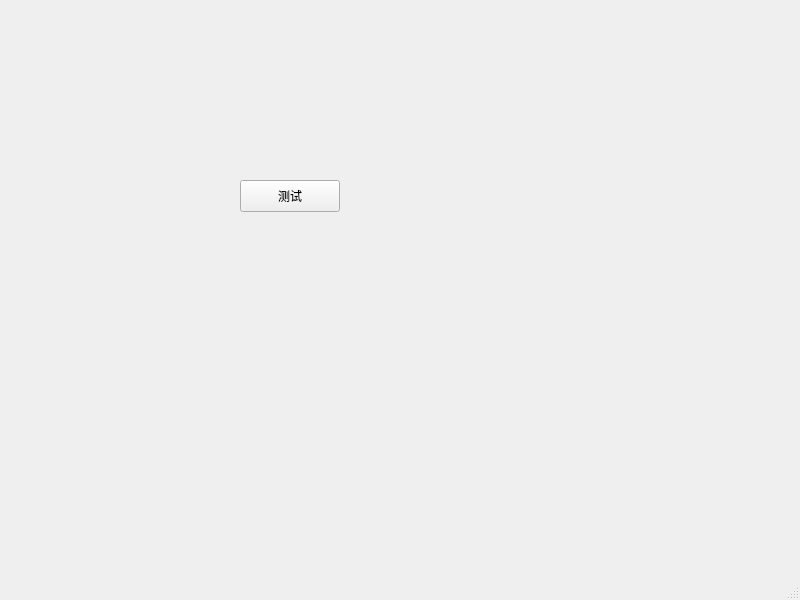
<?xml version="1.0" encoding="UTF-8"?>
<ui version="4.0">
 <class>MainWindow</class>
 <widget class="QMainWindow" name="MainWindow">
  <property name="geometry">
   <rect>
    <x>0</x>
    <y>0</y>
    <width>800</width>
    <height>600</height>
   </rect>
  </property>
  <property name="windowTitle">
   <string>MainWindow</string>
  </property>
  <widget class="QWidget" name="centralwidget">
   <widget class="QPushButton" name="pushButton">
    <property name="geometry">
     <rect>
      <x>240</x>
      <y>180</y>
      <width>100</width>
      <height>32</height>
     </rect>
    </property>
    <property name="text">
     <string>测试</string>
    </property>
   </widget>
  </widget>
  <widget class="QMenuBar" name="menubar">
   <property name="geometry">
    <rect>
     <x>0</x>
     <y>0</y>
     <width>800</width>
     <height>22</height>
    </rect>
   </property>
  </widget>
  <widget class="QStatusBar" name="statusbar"/>
 </widget>
 <resources/>
 <connections/>
</ui>
